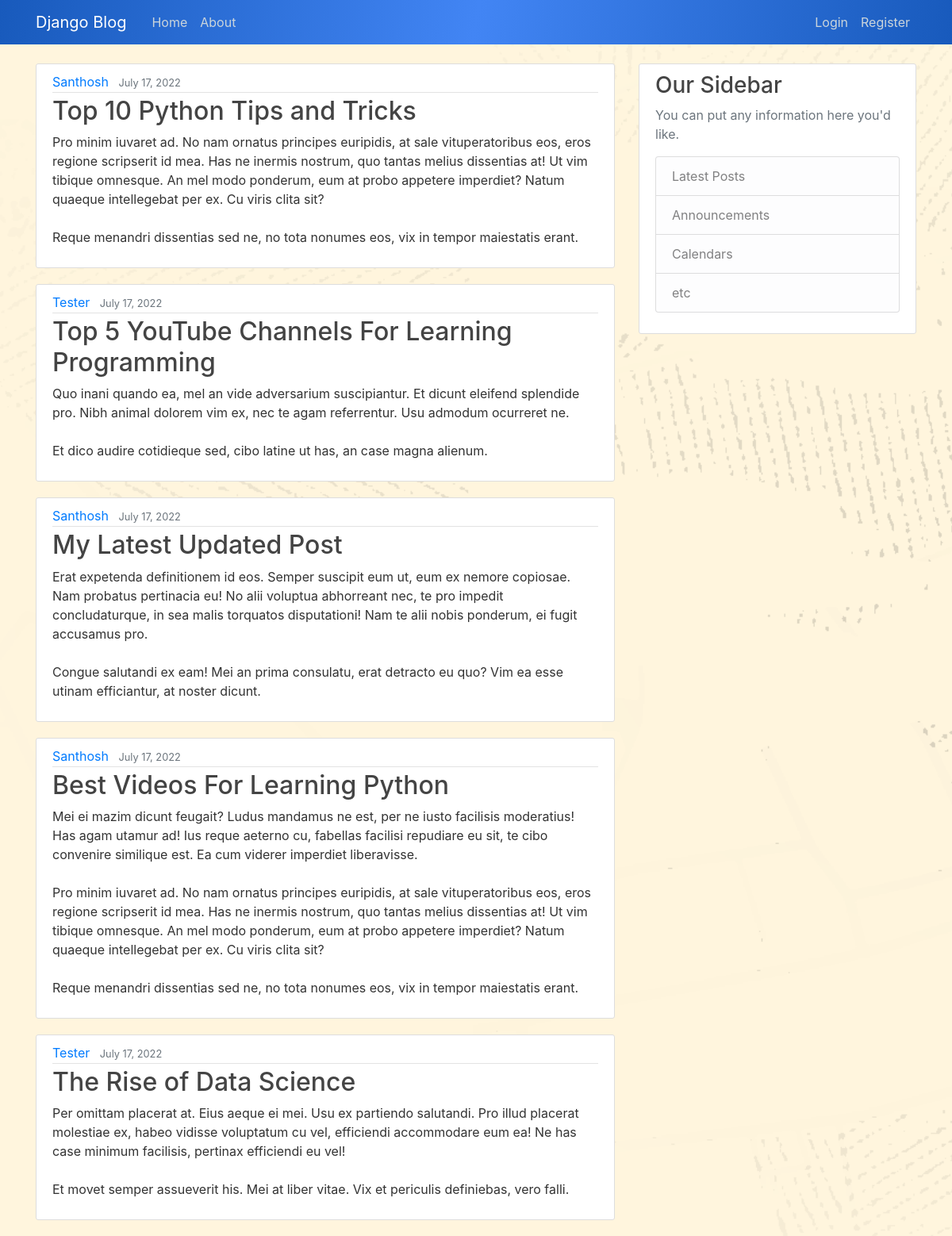
The page / on the database its author committed.
### blog/models.py (models this page shows, shortened)
class Post(models.Model):
    title = models.CharField(max_length=100)
    content = models.TextField()
    date_posted = models.DateTimeField(default=timezone.now)
    author = models.ForeignKey(User, on_delete=models.CASCADE)

### blog/views.py (the view)
# urls.py: path('', PostListView.as_view(),name='blog-home'),
class PostListView(ListView):
    model = Post
    template_name = 'blog/home.html' # app/model_viewtype.html
    context_object_name = 'posts'
    ordering = ['-date_posted']
    paginate_by = 5

### blog/templates/blog/home.html
{% extends "blog/base.html" %}
{% block content %}
    {% for post in posts %}
        <article class="media content-section">
            <div class="media-body">
                <div class="article-metadata">
                    <a class="mr-2" href="#">{{ post.author }}</a>
                    <small class="text-muted">{{ post.date_posted|date:"F d, Y" }}</small>
                </div>
                <h2><a class="article-title" href="#">{{ post.title }}</a></h2>
                <p class="article-content">{{ post.content }}</p>
            </div>
        </article>
    {% endfor %}
{% endblock content%}

### blog/static/blog/main.css (style rules this page uses)
body { background-image: url('download.png'); background-size: cover; color: #333333; margin-top: 5rem; }
h1, h2, h3, h4, h5, h6 { color: #444444; }
.content-section { background: #ffffff; padding: 10px 20px; border: 1px solid #dddddd; border-radius: 3px; margin-bottom: 20px; }
.article-title { color: #444444; }
.article-content { white-space: pre-line; }
.article-metadata { padding-bottom: 1px; margin-bottom: 4px; border-bottom: 1px solid #e3e3e3 }

### rows shown on the page
Post: author "Santhosh", date_posted "July 17, 2022", title "Top 10 Python Tips and Tricks", content "Pro minim iuvaret ad. No nam ornatus principes euripidis, at sale vituperatoribus eos, eros regione scripserit id mea. Has ne inermis nostrum, quo tantas melius dissentias at! Ut vim tibique omnesque. An mel modo ponderum, eum at probo appetere imperdiet? Natum quaeque intellegebat per ex. Cu viris clita sit? Reque menandri dissentias sed ne, no tota nonumes eos, vix in tempor maiestatis erant."
Post: author "Tester", date_posted "July 17, 2022", title "Top 5 YouTube Channels For Learning Programming", content "Quo inani quando ea, mel an vide adversarium suscipiantur. Et dicunt eleifend splendide pro. Nibh animal dolorem vim ex, nec te agam referrentur. Usu admodum ocurreret ne. Et dico audire cotidieque sed, cibo latine ut has, an case magna alienum."
Post: author "Santhosh", date_posted "July 17, 2022", title "My Latest Updated Post", content "Erat expetenda definitionem id eos. Semper suscipit eum ut, eum ex nemore copiosae. Nam probatus pertinacia eu! No alii voluptua abhorreant nec, te pro impedit concludaturque, in sea malis torquatos disputationi! Nam te alii nobis ponderum, ei fugit accusamus pro. Congue salutandi ex eam! Mei an prima consulatu, erat detracto eu quo? Vim ea esse utinam efficiantur, at noster dicunt."
Post: author "Santhosh", date_posted "July 17, 2022", title "Best Videos For Learning Python", content "Mei ei mazim dicunt feugait? Ludus mandamus ne est, per ne iusto facilisis moderatius! Has agam utamur ad! Ius reque aeterno cu, fabellas facilisi repudiare eu sit, te cibo convenire similique est. Ea cum viderer imperdiet liberavisse. Pro minim iuvaret ad. No nam ornatus principes euripidis, at sale vituperatoribus eos, eros regione scripserit id mea. Has ne inermis nostrum, quo tantas melius dissentias at! Ut vim tibique omnesque. An mel modo ponderum, eum at probo appetere imperdiet? Natum quaeque intellegebat per ex. Cu viris clita sit? Reque menandri dissentias sed ne, no tota nonumes eos, vix in tempor maiestatis erant."
Post: author "Tester", date_posted "July 17, 2022", title "The Rise of Data Science", content "Per omittam placerat at. Eius aeque ei mei. Usu ex partiendo salutandi. Pro illud placerat molestiae ex, habeo vidisse voluptatum cu vel, efficiendi accommodare eum ea! Ne has case minimum facilisis, pertinax efficiendi eu vel! Et movet semper assueverit his. Mei at liber vitae. Vix et periculis definiebas, vero falli."
